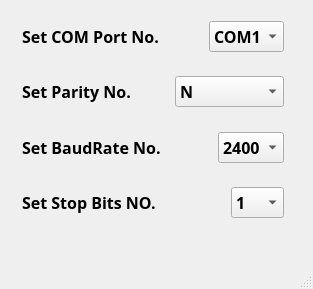
<?xml version="1.0" encoding="UTF-8"?>
<ui version="4.0">
 <class>InjectionCOM_MainWindow</class>
 <widget class="QMainWindow" name="InjectionCOM_MainWindow">
  <property name="geometry">
   <rect>
    <x>0</x>
    <y>0</y>
    <width>313</width>
    <height>289</height>
   </rect>
  </property>
  <property name="windowTitle">
   <string>MainWindow</string>
  </property>
  <widget class="QWidget" name="centralwidget">
   <widget class="QWidget" name="layoutWidget">
    <property name="geometry">
     <rect>
      <x>22</x>
      <y>21</y>
      <width>262</width>
      <height>197</height>
     </rect>
    </property>
    <layout class="QVBoxLayout" name="verticalLayout">
     <item>
      <layout class="QHBoxLayout" name="horizontalLayout_2">
       <item>
        <widget class="QLabel" name="COM_label">
         <property name="font">
          <font>
           <family>微软雅黑</family>
           <pointsize>12</pointsize>
           <weight>75</weight>
           <bold>true</bold>
          </font>
         </property>
         <property name="text">
          <string>Set COM Port No.</string>
         </property>
        </widget>
       </item>
       <item>
        <spacer name="horizontalSpacer_4">
         <property name="orientation">
          <enum>Qt::Horizontal</enum>
         </property>
         <property name="sizeHint" stdset="0">
          <size>
           <width>18</width>
           <height>20</height>
          </size>
         </property>
        </spacer>
       </item>
       <item>
        <widget class="QComboBox" name="COM_comboBox">
         <property name="font">
          <font>
           <family>微软雅黑</family>
           <pointsize>12</pointsize>
           <weight>75</weight>
           <bold>true</bold>
          </font>
         </property>
         <item>
          <property name="text">
           <string>COM1</string>
          </property>
         </item>
        </widget>
       </item>
      </layout>
     </item>
     <item>
      <spacer name="verticalSpacer">
       <property name="orientation">
        <enum>Qt::Vertical</enum>
       </property>
       <property name="sizeHint" stdset="0">
        <size>
         <width>260</width>
         <height>13</height>
        </size>
       </property>
      </spacer>
     </item>
     <item>
      <layout class="QHBoxLayout" name="horizontalLayout">
       <item>
        <widget class="QLabel" name="parity_label">
         <property name="font">
          <font>
           <family>微软雅黑</family>
           <pointsize>12</pointsize>
           <weight>75</weight>
           <bold>true</bold>
          </font>
         </property>
         <property name="text">
          <string>Set Parity No.</string>
         </property>
        </widget>
       </item>
       <item>
        <spacer name="horizontalSpacer_3">
         <property name="orientation">
          <enum>Qt::Horizontal</enum>
         </property>
         <property name="sizeType">
          <enum>QSizePolicy::Fixed</enum>
         </property>
         <property name="sizeHint" stdset="0">
          <size>
           <width>38</width>
           <height>20</height>
          </size>
         </property>
        </spacer>
       </item>
       <item>
        <widget class="QComboBox" name="parity_comboBox">
         <property name="font">
          <font>
           <family>微软雅黑</family>
           <pointsize>12</pointsize>
           <weight>75</weight>
           <bold>true</bold>
          </font>
         </property>
         <item>
          <property name="text">
           <string>N</string>
          </property>
         </item>
         <item>
          <property name="text">
           <string>E</string>
          </property>
         </item>
         <item>
          <property name="text">
           <string>O</string>
          </property>
         </item>
         <item>
          <property name="text">
           <string>M</string>
          </property>
         </item>
         <item>
          <property name="text">
           <string>S</string>
          </property>
         </item>
        </widget>
       </item>
      </layout>
     </item>
     <item>
      <spacer name="verticalSpacer_3">
       <property name="orientation">
        <enum>Qt::Vertical</enum>
       </property>
       <property name="sizeHint" stdset="0">
        <size>
         <width>260</width>
         <height>13</height>
        </size>
       </property>
      </spacer>
     </item>
     <item>
      <layout class="QHBoxLayout" name="horizontalLayout_4">
       <item>
        <widget class="QLabel" name="baudrate_label">
         <property name="font">
          <font>
           <family>微软雅黑</family>
           <pointsize>12</pointsize>
           <weight>75</weight>
           <bold>true</bold>
          </font>
         </property>
         <property name="text">
          <string>Set BaudRate No.</string>
         </property>
        </widget>
       </item>
       <item>
        <spacer name="horizontalSpacer_2">
         <property name="orientation">
          <enum>Qt::Horizontal</enum>
         </property>
         <property name="sizeHint" stdset="0">
          <size>
           <width>18</width>
           <height>20</height>
          </size>
         </property>
        </spacer>
       </item>
       <item>
        <widget class="QComboBox" name="baudrate_comboBox">
         <property name="font">
          <font>
           <family>微软雅黑</family>
           <pointsize>12</pointsize>
           <weight>75</weight>
           <bold>true</bold>
          </font>
         </property>
         <item>
          <property name="text">
           <string>2400</string>
          </property>
         </item>
         <item>
          <property name="text">
           <string>4800</string>
          </property>
         </item>
         <item>
          <property name="text">
           <string>9600</string>
          </property>
         </item>
        </widget>
       </item>
      </layout>
     </item>
     <item>
      <spacer name="verticalSpacer_2">
       <property name="orientation">
        <enum>Qt::Vertical</enum>
       </property>
       <property name="sizeHint" stdset="0">
        <size>
         <width>260</width>
         <height>13</height>
        </size>
       </property>
      </spacer>
     </item>
     <item>
      <layout class="QHBoxLayout" name="horizontalLayout_5">
       <item>
        <widget class="QLabel" name="stopbits_label">
         <property name="font">
          <font>
           <family>微软雅黑</family>
           <pointsize>12</pointsize>
           <weight>75</weight>
           <bold>true</bold>
          </font>
         </property>
         <property name="text">
          <string>Set Stop Bits NO.</string>
         </property>
        </widget>
       </item>
       <item>
        <spacer name="horizontalSpacer">
         <property name="orientation">
          <enum>Qt::Horizontal</enum>
         </property>
         <property name="sizeHint" stdset="0">
          <size>
           <width>18</width>
           <height>20</height>
          </size>
         </property>
        </spacer>
       </item>
       <item>
        <widget class="QComboBox" name="stopbits_comboBox">
         <property name="font">
          <font>
           <family>微软雅黑</family>
           <pointsize>12</pointsize>
           <weight>75</weight>
           <bold>true</bold>
          </font>
         </property>
         <item>
          <property name="text">
           <string>1</string>
          </property>
         </item>
         <item>
          <property name="text">
           <string>1.5</string>
          </property>
         </item>
         <item>
          <property name="text">
           <string>2</string>
          </property>
         </item>
        </widget>
       </item>
      </layout>
     </item>
    </layout>
   </widget>
  </widget>
  <widget class="QMenuBar" name="menubar">
   <property name="geometry">
    <rect>
     <x>0</x>
     <y>0</y>
     <width>313</width>
     <height>23</height>
    </rect>
   </property>
  </widget>
  <widget class="QStatusBar" name="statusbar"/>
 </widget>
 <resources/>
 <connections/>
</ui>
